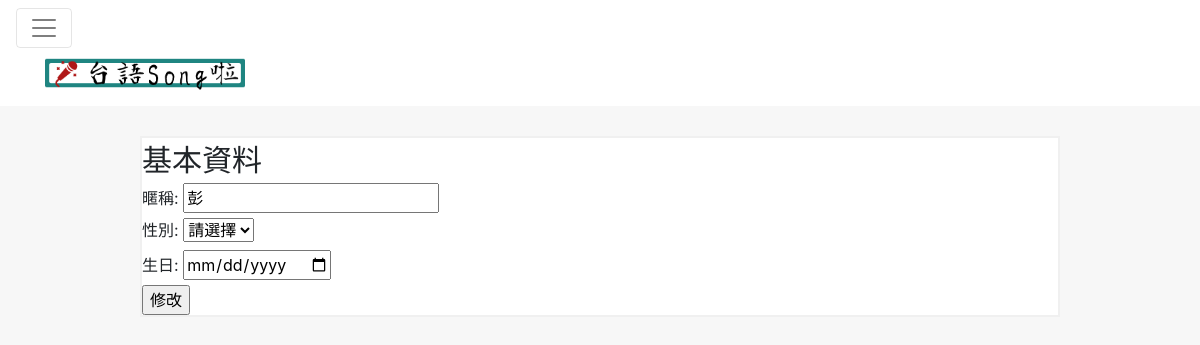
The page /userinfoedit/ (signed in) on the database as committed earlier.
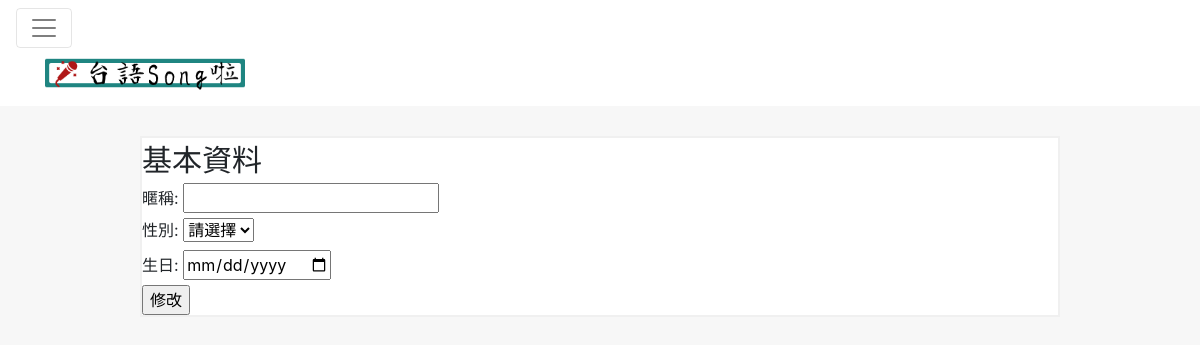
The same page on the database as committed later.
### mainsite/models.py (models this page shows, shortened)
class Profile(models.Model):
	user = models.OneToOneField(User, on_delete=models.CASCADE)
	nickname = models.CharField(max_length=20, blank=True)
	gender = models.NullBooleanField()
	birthdate = models.DateField(null=True, blank=True)
	profileImg = models.ImageField(null=True, blank=True)

### mainsite/views.py (the view)
# urls.py: url(r'^userinfoedit/$', userinfoEdit),
def userinfoEdit(request):
	template = 'userinfoedit.html'
	args = {}
	username = request.user.username
	user = User.objects.get(username=username)
	userinfo = Profile.objects.get(user=user)
	args['user'] = user
	args['userinfo'] = userinfo
	return render(request, template, args)

### templates/userinfoedit.html (shortened to what this page needs)
{% extends 'base.html' %}
{% block content %}
<div class="row">
	<div class="col-md-10 offset-md-1">
		<div class="my-block">
			<span style="font-size:30px;">基本資料</span>
			<form action="/userinfo/{{ user.username }}/videos" method="POST">
				<label for="nickname">暱稱: </label>
				<input type="text" name="nickname" value="{{ userinfo.nickname }}"><br>
				<label for="gender">性別: </label>
				<select name="gender">
					<option value="-1" selected disabled>請選擇</option>
				</select><br>
				<label for="birthdate">生日: </label>
				<input type="date" name="birthdate"><br>
				<input type="submit" value="修改">
			</form>
		</div>
	</div>
</div>
{% endblock %}

### templates/base.html (shortened to what this page needs)
{% load static %}
<!DOCTYPE html>
<html>
<head>
	<link rel="stylesheet" href="https://maxcdn.bootstrapcdn.com/bootstrap/4.0.0-alpha.6/css/bootstrap.min.css">
	<link rel="stylesheet" type="text/css" href="/static/myown.css?{% now 'U' %}">
</head>
<body>
	<nav class="navbar navbar-toggleable-md navbar-light" style="background-color: white; margin-bottom: 30px;">
		<button class="navbar-toggler navbar-toggler-right" type="button" data-toggle="collapse" data-target="#navbarSupportedContent" aria-controls="navbarSupportedContent" aria-expanded="false" aria-label="Toggle navigation">
			<span class="navbar-toggler-icon"></span>
		</button>
		<div class="container">
			<a class="navbar-brand" href="/index"><img alt="brand" src="{% static 'images/台語Song啦2.1.1.png' %}" height="40"></a>
		</div>
	</nav>
	<div class="container">
		{% block content %}{% endblock %}
	</div>
</body>
</html>

### static/myown.css (style rules this page uses)
body { background-color: #F7F7F7; }
.my-block { background-color: white; border: 2px solid #F0F0F0; }
button { margin-right: 5px; }

Rows that differ between the two databases and show on the page:
no longer on this page (row edited): Profile: nickname "彭"
